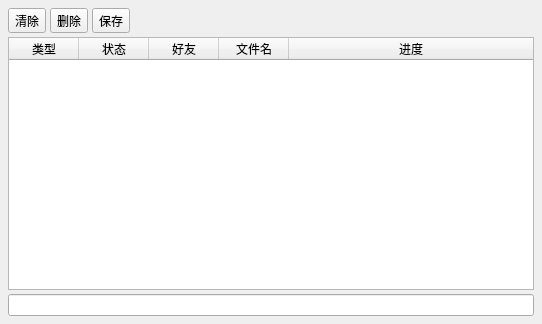
<?xml version="1.0" encoding="UTF-8"?>
<ui version="4.0">
 <class>DownloadFileDlg</class>
 <widget class="QDialog" name="DownloadFileDlg">
  <property name="geometry">
   <rect>
    <x>0</x>
    <y>0</y>
    <width>542</width>
    <height>324</height>
   </rect>
  </property>
  <property name="windowTitle">
   <string>文件管理</string>
  </property>
  <layout class="QVBoxLayout" name="verticalLayout">
   <property name="spacing">
    <number>4</number>
   </property>
   <property name="leftMargin">
    <number>8</number>
   </property>
   <property name="topMargin">
    <number>8</number>
   </property>
   <property name="rightMargin">
    <number>8</number>
   </property>
   <property name="bottomMargin">
    <number>8</number>
   </property>
   <item>
    <layout class="QHBoxLayout" name="horizontalLayout">
     <item>
      <widget class="QToolButton" name="clearBtn">
       <property name="text">
        <string>清除</string>
       </property>
      </widget>
     </item>
     <item>
      <widget class="QToolButton" name="delBtn">
       <property name="text">
        <string>删除</string>
       </property>
      </widget>
     </item>
     <item>
      <widget class="QToolButton" name="saveBtn">
       <property name="text">
        <string>保存</string>
       </property>
      </widget>
     </item>
     <item>
      <spacer name="horizontalSpacer">
       <property name="orientation">
        <enum>Qt::Horizontal</enum>
       </property>
       <property name="sizeHint" stdset="0">
        <size>
         <width>40</width>
         <height>20</height>
        </size>
       </property>
      </spacer>
     </item>
    </layout>
   </item>
   <item>
    <widget class="QTableWidget" name="taskTable">
     <property name="editTriggers">
      <set>QAbstractItemView::NoEditTriggers</set>
     </property>
     <property name="selectionMode">
      <enum>QAbstractItemView::SingleSelection</enum>
     </property>
     <property name="selectionBehavior">
      <enum>QAbstractItemView::SelectRows</enum>
     </property>
     <property name="columnCount">
      <number>5</number>
     </property>
     <attribute name="horizontalHeaderCascadingSectionResizes">
      <bool>false</bool>
     </attribute>
     <attribute name="horizontalHeaderDefaultSectionSize">
      <number>70</number>
     </attribute>
     <attribute name="horizontalHeaderStretchLastSection">
      <bool>true</bool>
     </attribute>
     <attribute name="verticalHeaderVisible">
      <bool>false</bool>
     </attribute>
     <column>
      <property name="text">
       <string>类型</string>
      </property>
     </column>
     <column>
      <property name="text">
       <string>状态</string>
      </property>
     </column>
     <column>
      <property name="text">
       <string>好友</string>
      </property>
     </column>
     <column>
      <property name="text">
       <string>文件名</string>
      </property>
     </column>
     <column>
      <property name="text">
       <string>进度</string>
      </property>
     </column>
    </widget>
   </item>
   <item>
    <widget class="QLineEdit" name="searchEdit"/>
   </item>
  </layout>
 </widget>
 <resources/>
 <connections/>
</ui>
